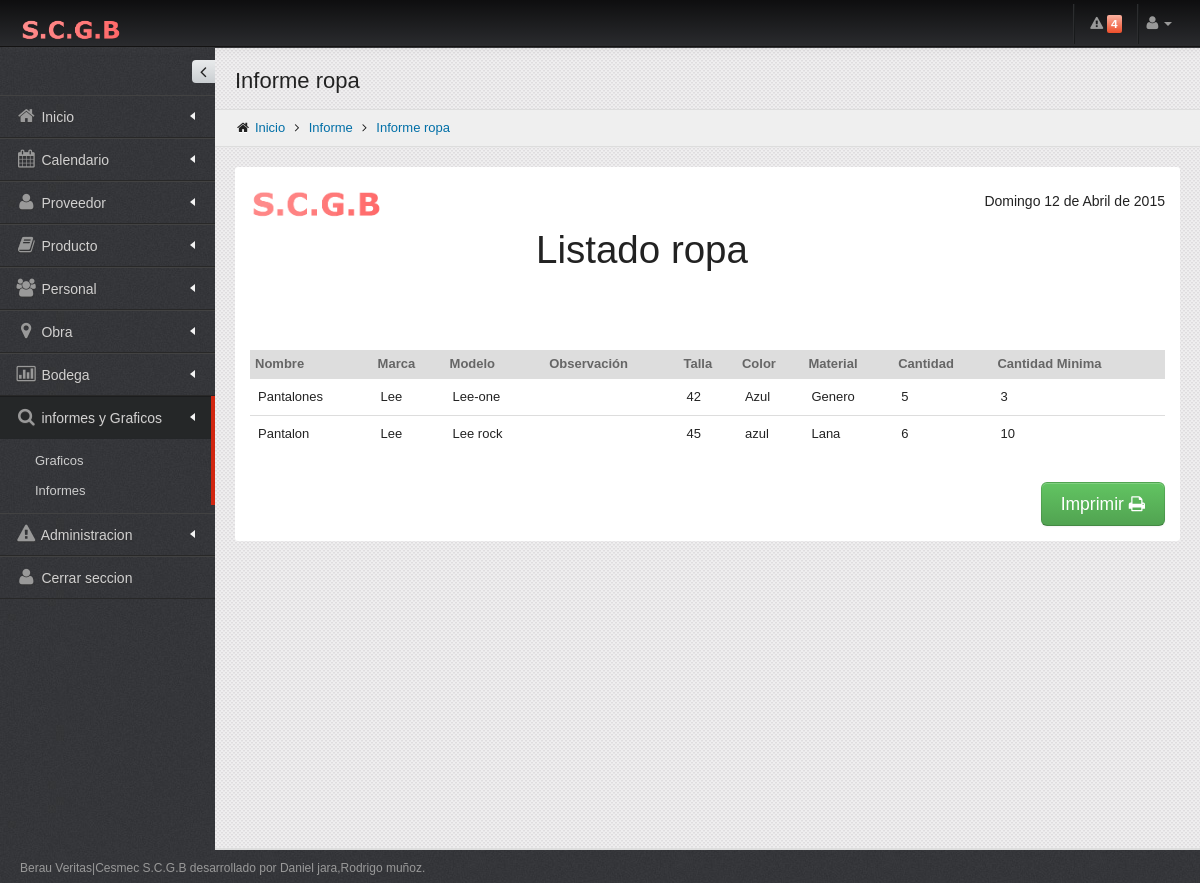
/listados/Listado_ropa.php (signed in), run on the app's committed database.
### tables this page shows
CREATE TABLE `permiso` (
  `CODIGOPERMISO` int(11) NOT NULL AUTO_INCREMENT,
  `PROVEEDOR` int(1) DEFAULT NULL,
  `PRODUCTO` int(1) DEFAULT NULL,
  `PERSONAL` int(1) DEFAULT NULL,
  `OBRA` int(1) DEFAULT NULL,
  `BODEGA` int(11) DEFAULT NULL,
  `INFORMEYGRAFICO` int(11) DEFAULT NULL,
  `ADMINISTRACION` int(11) DEFAULT NULL,
  PRIMARY KEY (`CODIGOPERMISO`)
);

CREATE TABLE `ropa` (
  `CODIGOPRODUCTO` varchar(20) NOT NULL,
  `R_TALLA` varchar(15) NOT NULL,
  `R_COLOR` varchar(15) NOT NULL,
  `R_MATERIAL` varchar(30) NOT NULL,
  PRIMARY KEY (`CODIGOPRODUCTO`),
  CONSTRAINT `FK_RELATIONSHIP_9` FOREIGN KEY (`CODIGOPRODUCTO`) REFERENCES `producto` (`CODIGOPRODUCTO`)
);

CREATE TABLE `producto` (
  `CODIGOPRODUCTO` varchar(20) NOT NULL,
  `P_NOMBRE` varchar(20) NOT NULL,
  `P_MARCA` varchar(20) NOT NULL,
  `P_MODELO` varchar(20) NOT NULL,
  `P_OBSERVACION` varchar(200) DEFAULT NULL,
  `P_IDENTIFICADOR` char(2) NOT NULL,
  `P_ESTADO` int(1) NOT NULL,
  PRIMARY KEY (`CODIGOPRODUCTO`)
);

CREATE TABLE `stock` (
  `CODIGOPRODUCTO` varchar(20) NOT NULL,
  `S_CANTIDAD` int(4) NOT NULL,
  `S_CANTIDADMINIMA` int(3) NOT NULL,
  PRIMARY KEY (`CODIGOPRODUCTO`),
  CONSTRAINT `FK_RELATIONSHIP_14` FOREIGN KEY (`CODIGOPRODUCTO`) REFERENCES `producto` (`CODIGOPRODUCTO`)
);

### listados/Listado_ropa.php (the view, shortened to what this page needs)
    <? session_start();
include ("../include/conectar.php");
$CODIGO= $_SESSION["PERMISO"];
?>
<!DOCTYPE html>
 <html lang="es">
<head>
   <link href="../assets/plugins/bootstrap/css/bootstrap.min.css" rel="stylesheet" />
   <link href="../assets/plugins/bootstrap/css/bootstrap-responsive.min.css" rel="stylesheet" media="screen"/>
   <link href="../assets/plugins/font-awesome/css/font-awesome.css" rel="stylesheet" />
   <link href="../assets/css/style.css" rel="stylesheet" />
   <link href="../assets/css/style-responsive.css" rel="stylesheet" />
   <link href="../assets/css/themes/default.css" rel="stylesheet" id="style_color" />
   <link href="../assets/plugins/uniform/css/uniform.default.css" rel="stylesheet" type="text/css" />
   <link href="#" rel="stylesheet" id="style_metro" />
   <link href="../assets/css/pages/invoice.css" rel="stylesheet" type="text/css" />
   <link href="../assets/css/print.css" rel="stylesheet" type="text/css" media="print"/>
</head>
<body class="fixed-top">
   <div id="header" class="navbar navbar-inverse navbar-fixed-top">
     <div id="header2" class="navbar navbar-inverse navbar-fixed-top">
       <div class="navbar-inner">
         <div class="container-fluid">
           <a class="brand" href="../inicio.php"> <img src="../assets/img/logo.png" alt="Conquer" /> </a>
           <div class="top-nav">
             <? $sql = "SELECT COUNT( p.P_NOMBRE )as NUMERO FROM PRODUCTO p, STOCK s WHERE p.CODIGOPRODUCTO = s.CODIGOPRODUCTO AND p.P_ESTADO =1 AND s.S_CANTIDAD <= s.S_CANTIDADMINIMA ";
	$rs=mysql_query($sql,$conexion);
	while ($row=mysql_fetch_array($rs)){
              ?>
             <ul class="nav pull-right" id="top_menu">
               <li class="divider-vertical hidden-phone hidden-tablet"></li>
               <li  class="dropdown-toggle" id="header_notification_bar"> <a id="pulsate-regular" class="dropdown-toggle" data-toggle="dropdown"> <i class="icon-warning-sign"></i> <span class="label label-important">
                 <?=$row["NUMERO"];?>
                 </span></a>
                       <?=$row["NUMERO"]; }?>
               </li>
               <li class="divider-vertical hidden-phone hidden-tablet"></li>
               <li class="dropdown"> <a href="#" class="dropdown-toggle" data-toggle="dropdown"> <i class="icon-user"></i> <b class="caret"></b></a>
               </li>
             </ul>
           </div>
         </div>
       </div>
     </div>
</div>
<div id="container" class="row-fluid">
      <div id="sidebar" class="nav-collapse collapse">
    <?
	$sql3 = "SELECT PROVEEDOR,PRODUCTO,PERSONAL,OBRA,BODEGA,INFORMEYGRAFICO,ADMINISTRACION from PERMISO WHERE CODIGOPERMISO= $CODIGO ";
	$rs=mysql_query($sql3,$conexion);
	while ($row4=mysql_fetch_array($rs)){
  ?>
    <div class="sidebar-toggler hidden-phone"></div>
    <ul>
      <li class=""> <a href="../inicio.php"> <i class="icon-home"></i> <span class="title ">Inicio</span> <span class="arrow "></span></a></li>
      <li class=""> <a href="../Calendario/calendario.php"> <i class="icon-calendar"></i> <span class="title">Calendario</span> <span class="arrow "></span></a></li>
      <? if($row4["PROVEEDOR"]==1){
		?>
      <li class="has-sub "> <a href="javascript:;"> <i class="icon-user "></i> <span class="title" >Proveedor</span> <span class="arrow "></span></a>
      </li>
      <? }
		if($row4["PRODUCTO"]==1){
		?>
      <li class="has-sub "> <a href="javascript:;"> <i class="icon-book"></i> <span class="title">Producto</span> <span class="arrow"></span></a>
      </li>
      <? }
		if($row4["PERSONAL"]==1){
		?>
      <li class="has-sub"> <a href="javascript:;"> <i class="icon-group"></i> <span class="title">Personal</span> <span class="arrow "></span></a>
      </li>
      <? }
		 if($row4["OBRA"]==1){
		?>
      <li class="has-sub "> <a href="javascript:;"> <i class="icon-map-marker"></i> <span class="title">Obra</span> <span class="arrow "></span></a>
      </li>
      <? }
	      if($row4["BODEGA"]==1){
		?>
      <li class="has-sub  "> <a href="javascript:;"> <i class="icon-bar-chart"></i> <span class="title">Bodega</span> <span class="arrow "></span></a>
      </li>
      <? }
	      if($row4["INFORMEYGRAFICO"]==1){
		?>
      <li class="has-sub star active"> <a href="javascript:;"> <i class="icon-search"></i> <span class="title">informes y Graficos</span> <span class="arrow "></span></a>
        <ul class="sub">
          <li ><a href="../graficos/menu_graficos.php">Graficos</a></li>
          <li ><a href="../listados/menu_listados.php">Informes</a></li>
        </ul>
      </li>
      <? }
 if($row4["ADMINISTRACION"]==1){
		?>
      <li class="has-sub  "> <a href="javascript:;"> <i class="icon-warning-sign"></i> <span class="title">Administracion</span> <span class="arrow "></span></a>
      </li>
      <? }
	}
		 ?>
      <li class=""> <a href="../logout.php"> <i class="icon-user"></i> <span class="title">Cerrar seccion</span></a></li>
    </ul>
  </div>
<div id="body">
         <div class="container-fluid">
            <div class="row-fluid hidden-print">
               <div class="span12">
                  <h3 class="page-title">
                     Informe ropa
                  </h3>
                  <ul class="breadcrumb">
                     <li>
                        <i class="icon-home"></i>
                        <a href="#">Inicio</a>
                        <i class="icon-angle-right"></i>
                     </li>
                     <li>
                         <a href="../Producto/Productosb.php">Informe</a>
                        <i class="icon-angle-right"></i>
                     </li>
                     <li><a href="#">Informe ropa </a></li>
                  </ul>
               </div>
            </div>
            <div id="page">
               <div class="invoice">
                     <div class="row-fluid invoice-logo">
                        <div class="span2 invoice-logo-space"><img src="../assets/img/logo.png"alt="" width="373" height="109" /> </div>
                         <div class="span10">
                           <p>
                          <span class="span2 muted">
                          <h1>Listado ropa </h1>
                          </span></p>
                        </div>
                     </div>
                     <div class="row-fluid">
                        <table class="table table-advance tabs-stacked">
                           <thead>
                              <tr class="table-condensed">
                                <th>Nombre</th>
           						<th>Marca</th>
            					<th>Modelo</th>
            					<th>Observación</th>
            					<th>Talla</th>
            					<th>Color</th>
            					<th>Material</th>
            					<th>Cantidad</th>
            					<th>Cantidad Minima</th>
                              </tr>
                           </thead>
                           <tbody>
						   <?
	$sql = "SELECT p.P_NOMBRE,p.P_MARCA,p.P_MODELO,p.P_OBSERVACION,i.R_TALLA,i.R_COLOR,i.R_MATERIAL,s.S_CANTIDAD,s.S_CANTIDADMINIMA FROM ROPA i,PRODUCTO p,STOCK s WHERE p.CODIGOPRODUCTO=i.CODIGOPRODUCTO and p.CODIGOPRODUCTO=s.CODIGOPRODUCTO and p.P_ESTADO=1";
	$rs=mysql_query($sql,$conexion);
	while ($row=mysql_fetch_array($rs)){
  ?>
                              <tr>
                                <td><?php echo $row['P_NOMBRE']; ?></td>
            <td><?php echo $row['P_MARCA']; ?></td>
            <td><?php echo $row['P_MODELO']; ?></td>
            <td><?php echo $row['P_OBSERVACION']; ?></td>
            <td><?php echo $row['R_TALLA']; ?></td>
            <td><?php echo $row['R_COLOR']; ?></td>
            <td><?php echo $row['R_MATERIAL']; ?></td>
            <td><?php echo $row['S_CANTIDAD']; ?></td>
            <td><?php echo $row['S_CANTIDADMINIMA']; ?></td>
                              </tr>
                              <? } ?>
                           </tbody>
                        </table>
                     </div>
                     <div class="row-fluid">
                       <div class="span4"></div>
                        <div class="span8 invoice-block">
                           <br />
                           <a class="btn btn-success btn-large hidden-print" onClick="javascript:window.print();">Imprimir <i class="icon-print icon-big"></i></a>
                        </div>
                     </div>
               </div>
            </div>
         </div>
  </div>
</div>
    <div id="footer">
      Berau Veritas|Cesmec S.C.G.B desarrollado por Daniel jara,Rodrigo muñoz.
   </div>
</body>
</html>

### assets/css/style-responsive.css (style rules this page uses)
@media (min-width: 980px) { #sidebar { position: absolute; width: 215px; } }
@media (min-width: 980px) { #sidebar ul { margin-top:47px; width: 215px; } }
@media (min-width: 980px) { #body { margin-top: 0px !important; } }
@media (min-width: 980px) { .fixed-top #body { margin-top: 20px; } }

### assets/css/themes/default.css (style rules this page uses)
body { color: #222; background-color:#3c3c3c !important; background-image: url(../../img/bg-default.png) !important; }
#header.navbar-inverse .navbar-inner { background-color: #0e0e0f; background-image: -moz-linear-gradient(top, #0e0e0f, #2a2b2e); background-image: -webkit-gradient(linear, 0 0, 0 100%, from(#2a2b2e), to(#2a2b2e)); background-image: -webkit-linear-gradient(top, #0e0e0f, #2a2b2e); background-image: -o-linear-gradient(top, #0e0e0f, #2a2b2e); background-image: linear-gradient(to bottom, #0e0e0f, #2a2b2e); background-repeat: repeat-x; filter: progid:DXImageTransform.Microsoft.gradient(startColorstr='#ff0e0e0f', endColorstr='#ff2a2b2e', GradientType=0); border-color: #141313; webkit-box-shadow: 0 1px 10px rgba(120, 120, 120, .1); -moz-box-shadow: 0 1px 10px rgba(120, 120, 120, .1); box-shadow: 0 1px 10px rgba(120, 120, 120, .1); }
#header.navbar-inverse .divider-vertical { border-left-color: #2c2d2f; border-right-color: #181a1b; }
#sidebar > ul > li > a { border-top: 1px solid #424242 !important; border-bottom: 1px solid #282828 !important; color: #d1d0d0 !important; text-shadow: 0 1px 1px #333 !important; }
#sidebar > ul > li a i { color: #999 !important; }
#sidebar > ul > li.active > a { background: #252728 !important; border-top: 1px solid #1c1d1e !important; border-bottom: 1px solid #242628 !important; }
#sidebar > ul > li > ul.sub > li > a { color: #ccc; text-shadow: 0 1px 1px #000; }

### assets/css/pages/invoice.css (style rules this page uses)
.invoice { padding: 15px; background: #fff; margin-bottom: 20px; -webkit-border-radius: 3px; -moz-border-radius: 3px; border-radius: 3px; }
.invoice table { margin:30px 0 30px; }
.invoice .invoice-logo { margin-bottom:20px; }
.invoice .invoice-logo p { padding:5px 0; font-size:26px; line-height:28px; text-align:right; }
.invoice .invoice-logo p span { display:block; font-size:14px; }
.invoice .invoice-logo-space { margin-bottom:15px; }
.invoice .invoice-block { text-align:right; }

### assets/css/print.css (style rules this page uses)
body { background-image: none !important; }
#header { display: none; }
#sidebar { display: none; }
.hidden-print { display: none; }
#footer { display: none; }
#container { margin: 0px; padding: 0px; }
#body { min-height: auto !important; background-image: none !important; border-bottom: 0 solid #ddd; }

### data on the page
permiso: PROVEEDOR 1 (drawn), PRODUCTO 1 (drawn), PERSONAL 1 (drawn), OBRA 1 (drawn), BODEGA 1 (drawn), INFORMEYGRAFICO 1 (drawn), ADMINISTRACION 1 (drawn)
ropa: CODIGOPRODUCTO.P_NOMBRE "Pantalones", CODIGOPRODUCTO.P_MARCA "Lee", CODIGOPRODUCTO.P_MODELO "Lee-one", R_TALLA "42", R_COLOR "Azul", R_MATERIAL "Genero", stock.S_CANTIDAD "5", stock.S_CANTIDADMINIMA "3"
ropa: CODIGOPRODUCTO.P_NOMBRE "Pantalon", CODIGOPRODUCTO.P_MARCA "Lee", CODIGOPRODUCTO.P_MODELO "Lee rock", R_TALLA "45", R_COLOR "azul", R_MATERIAL "Lana", stock.S_CANTIDAD "6", stock.S_CANTIDADMINIMA "10"

### other printed values
$row["NUMERO"] "4"
